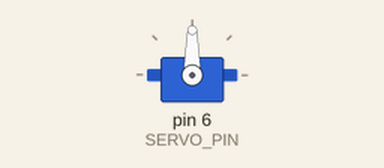
This sketch was run on a simulated Arduino Uno, built with avr-gcc and run on an emulated ATmega328P. On the bench: servo.

Above: at 0.05 s.
At 1.5 s:
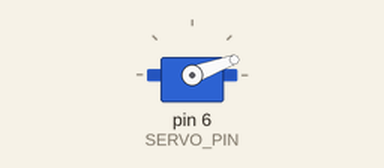
At 4.25 s:
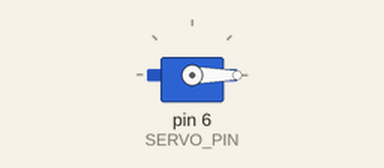
At 8.5 s:
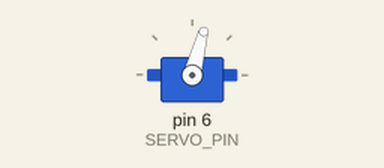
Timing chart, 0 to 17.9 s (numbered marks = the images above):
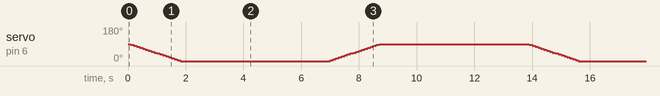

The sketch:

Arduino_Servo.ino
```cpp
/*
 * Servo 接線
 * GND : 棕色
 * 5V : 紅色
 * D6 : 橘色 (訊號線)
 */
#include <Servo.h>

#define SERVO_PIN 6

//建立Servo 物件
Servo myServo;
int initDegree = 90; //初始角度
int maxDegree = 0; //最大角度

void setup() {
  Serial.begin(9600);
  delay(2);
  myServo.attach(SERVO_PIN); //設定 Servo 訊號腳位
  myServo.write(initDegree); //設定初始角度位置


}

void loop() {
  //啟動柵欄
  for(int i = initDegree; i>=maxDegree ; i-=5 ){
    myServo.write(i);
    delay(100);
  }
  delay(5000); //柵欄全開
  //關閉柵欄
  for(int i = maxDegree; i<=initDegree ; i+=5 ){
    myServo.write(i);
    delay(100);
  }
  delay(5000);//柵欄全部放下
}
```
